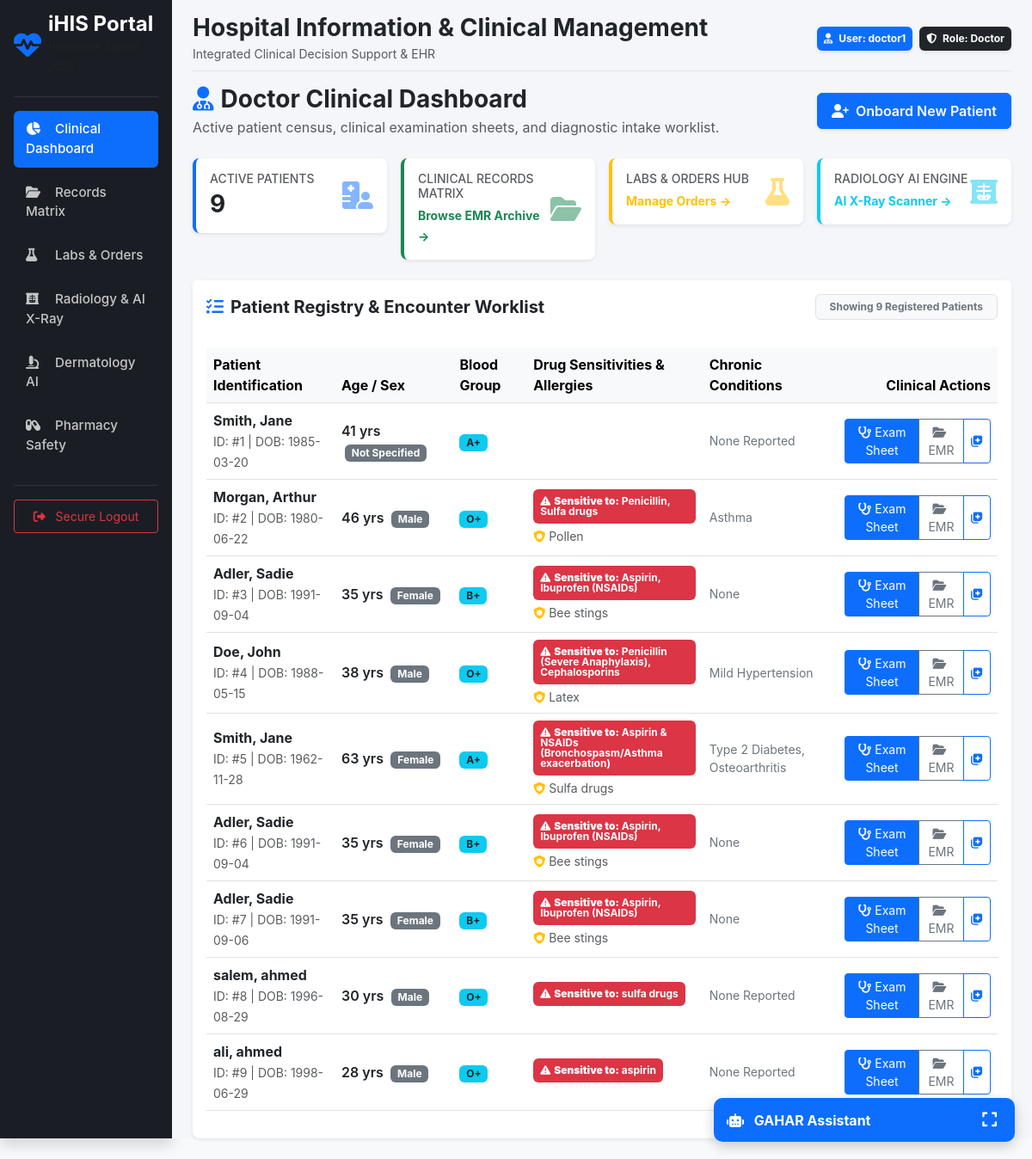
Screenshot of /portal/doctor (signed in) with the database file from the repository.
### models/user.py (models this page shows, shortened)
class User(db.Model, UserMixin):
    __tablename__ = 'users'
    id = db.Column(db.Integer, primary_key=True)
    username = db.Column(db.String(80), unique=True, nullable=False, index=True)
    email = db.Column(db.String(120), unique=True, nullable=False, index=True)
    password_hash = db.Column(db.String(128), nullable=False)
    role_id = db.Column(db.Integer, db.ForeignKey('roles.id'), nullable=False)
    role = db.relationship('Role', backref=db.backref('users', lazy=True))
    created_at = db.Column(db.DateTime, default=datetime.utcnow)
    updated_at = db.Column(db.DateTime, default=datetime.utcnow, onupdate=datetime.utcnow)
    is_deleted = db.Column(db.Boolean, default=False, nullable=False) # Soft-delete mechanism

class Role(db.Model):
    __tablename__ = 'roles'
    id = db.Column(db.Integer, primary_key=True)
    name = db.Column(db.String(50), unique=True, nullable=False, index=True) # e.g., 'Doctor', 'Patient'
    description = db.Column(db.String(255))

### models/patient.py (models this page shows)
class Patient(db.Model):
    __tablename__ = 'patients'
    id = db.Column(db.Integer, primary_key=True)
    user_id = db.Column(db.Integer, db.ForeignKey('users.id'), unique=True, nullable=False)
    first_name = db.Column(db.String(100), nullable=False)
    last_name = db.Column(db.String(100), nullable=False, index=True)
    date_of_birth = db.Column(db.Date, nullable=False)
    gender = db.Column(db.String(20), default='Not Specified')  # Male, Female, Other
    blood_type = db.Column(db.String(5))
    phone = db.Column(db.String(30), nullable=True)
    allergies = db.Column(db.Text)               # General allergies (e.g. latex, dust, peanuts)
    drug_sensitivities = db.Column(db.Text)      # Specific drug sensitivities & adverse reactions
    chronic_diseases = db.Column(db.Text)
    created_at = db.Column(db.DateTime, default=datetime.utcnow)
    updated_at = db.Column(db.DateTime, default=datetime.utcnow, onupdate=datetime.utcnow)
    is_deleted = db.Column(db.Boolean, default=False, nullable=False)
    user = db.relationship('User', backref=db.backref('patient_profile', uselist=False))
    vital_signs = db.relationship('VitalSigns', backref='patient', lazy=True, order_by='desc(VitalSigns.recorded_at)')
    medical_records = db.relationship('MedicalRecord', backref='patient', lazy=True, order_by='desc(MedicalRecord.created_at)')
    lab_orders = db.relationship('LabOrder', backref='patient', lazy=True, order_by='desc(LabOrder.created_at)')
    radiology_orders = db.relationship('RadiologyOrder', backref='patient', lazy=True, order_by='desc(RadiologyOrder.created_at)')
    prescriptions = db.relationship('Prescription', backref='patient', lazy=True, order_by='desc(Prescription.created_at)')
    @property
    def full_name(self):
        return f"{self.first_name} {self.last_name}"
    @property
    def age(self):
        if not self.date_of_birth:
            return "N/A"
        today = date.today()
        calculated_age = today.year - self.date_of_birth.year - ((today.month, today.day) < (self.date_of_birth.month, self.date_of_birth.day))
        return calculated_age

### routes/portals.py (the view)
@portals_bp.route('/doctor')
@login_required
@roles_required('Doctor')
def doctor_dashboard():
    active_patients = Patient.query.filter_by(is_deleted=False).all()
    return render_template('portals/doctor.html', patients=active_patients)

### app.py (called while the page is built)
@login_manager.user_loader
def load_user(user_id):
    from models.user import User
    return db.session.get(User, int(user_id))

### services/auth_helpers.py (called while the page is built)
def roles_required(*role_names):
    def decorator(f):
        @wraps(f)
        def decorated_function(*args, **kwargs):
            if not current_user.is_authenticated or current_user.role.name not in role_names:
                abort(403)
            return f(*args, **kwargs)
        return decorated_function
    return decorator

### templates/portals/doctor.html (shortened to what this page needs)
{% extends 'base.html' %}
{% block content %}
<div class="d-flex justify-content-between align-items-center mb-4">
    <div>
        <h3 class="fw-bold mb-1 text-dark"><i class="fa-solid fa-user-doctor text-primary me-2"></i>Doctor Clinical Dashboard</h3>
        <p class="text-muted mb-0">Active patient census, clinical examination sheets, and diagnostic intake worklist.</p>
    </div>
    <button class="btn btn-primary shadow-sm py-2 px-3 fw-semibold" data-bs-toggle="modal" data-bs-target="#addPatientModal">
        <i class="fa-solid fa-user-plus me-2"></i>Onboard New Patient
    </button>
</div>
<div class="row g-3 mb-4">
    <div class="col-md-3">
        <div class="card border-0 border-start border-primary border-4 shadow-sm p-3 bg-white">
            <div class="d-flex justify-content-between align-items-center">
                <div>
                    <h6 class="text-muted text-uppercase small mb-1">Active Patients</h6>
                    <h3 class="fw-bold mb-0 text-dark">{{ patients|length }}</h3>
                </div>
                <i class="fa-solid fa-hospital-user fa-2x text-primary opacity-50"></i>
            </div>
        </div>
    </div>
    <div class="col-md-3">
        <div class="card border-0 border-start border-success border-4 shadow-sm p-3 bg-white">
            <div class="d-flex justify-content-between align-items-center">
                <div>
                    <h6 class="text-muted text-uppercase small mb-1">Clinical Records Matrix</h6>
                    <a href="{{ url_for('clinical.records_matrix') }}" class="small fw-bold text-success text-decoration-none">
                        Browse EMR Archive &rarr;
                    </a>
                </div>
                <i class="fa-solid fa-folder-open fa-2x text-success opacity-50"></i>
            </div>
        </div>
    </div>
    <div class="col-md-3">
        <div class="card border-0 border-start border-warning border-4 shadow-sm p-3 bg-white">
            <div class="d-flex justify-content-between align-items-center">
                <div>
                    <h6 class="text-muted text-uppercase small mb-1">Labs & Orders Hub</h6>
                    <a href="{{ url_for('orders.orders_hub') }}" class="small fw-bold text-warning text-decoration-none">
                        Manage Orders &rarr;
                    </a>
                </div>
                <i class="fa-solid fa-flask fa-2x text-warning opacity-50"></i>
            </div>
        </div>
    </div>
    <div class="col-md-3">
        <div class="card border-0 border-start border-info border-4 shadow-sm p-3 bg-white">
            <div class="d-flex justify-content-between align-items-center">
                <div>
                    <h6 class="text-muted text-uppercase small mb-1">Radiology AI Engine</h6>
                    <a href="{{ url_for('radiology.interactive_scanner') }}" class="small fw-bold text-info text-decoration-none">
                        AI X-Ray Scanner &rarr;
                    </a>
                </div>
                <i class="fa-solid fa-x-ray fa-2x text-info opacity-50"></i>
            </div>
        </div>
    </div>
</div>
<div class="card border-0 shadow-sm">
    <div class="card-header bg-white border-0 py-3 d-flex justify-content-between align-items-center">
        <h5 class="mb-0 text-dark fw-bold">
            <i class="fa-solid fa-list-check me-2 text-primary"></i>Patient Registry & Encounter Worklist
        </h5>
        <span class="badge bg-light text-secondary border px-3 py-2">
            Showing {{ patients|length }} Registered Patients
        </span>
    </div>
    <div class="table-responsive p-3">
        <table class="table table-hover align-middle">
            <thead class="table-light text-secondary">
                <tr>
                    <th>Patient Identification</th>
                    <th>Age / Sex</th>
                    <th>Blood Group</th>
                    <th>Drug Sensitivities & Allergies</th>
                    <th>Chronic Conditions</th>
                    <th class="text-end">Clinical Actions</th>
                </tr>
            </thead>
            <tbody>
                {% if patients %}
                    {% for patient in patients %}
                    <tr>
                        <td>
                            <div class="fw-bold text-dark">{{ patient.last_name }}, {{ patient.first_name }}</div>
                            <small class="text-muted">ID: #{{ patient.id }} | DOB: {{ patient.date_of_birth }}</small>
                        </td>
                        <td>
                            <span class="fw-semibold text-dark">{{ patient.age }} yrs</span>
                            <span class="badge bg-secondary ms-1">{{ patient.gender or 'Not Specified' }}</span>
                        </td>
                        <td>
                            <span class="badge bg-info text-dark">{{ patient.blood_type or 'N/A' }}</span>
                        </td>
                        <td>
                            {% if patient.drug_sensitivities and patient.drug_sensitivities != 'None Known' and patient.drug_sensitivities != 'None Reported' %}
                                <div class="badge bg-danger text-wrap text-start p-2 mb-1" style="max-width: 220px;">
                                    <i class="fa-solid fa-triangle-exclamation me-1"></i><strong>Sensitive to:</strong> {{ patient.drug_sensitivities }}
                                </div>
                            {% endif %}
                            {% if patient.allergies and patient.allergies != 'None Reported' and patient.allergies != 'None' %}
                                <div class="small text-muted"><i class="fa-solid fa-shield-virus me-1 text-warning"></i>{{ patient.allergies }}</div>
                            {% endif %}
                        </td>
                        <td class="small text-secondary">
                            {{ patient.chronic_diseases or 'None Reported' }}
                        </td>
                        <td class="text-end">
                            <div class="btn-group btn-group-sm">
                                <a href="{{ url_for('clinical.examination_sheet', patient_id=patient.id) }}" class="btn btn-primary" title="Start Clinical Examination Sheet">
                                    <i class="fa-solid fa-stethoscope me-1"></i>Exam Sheet
                                </a>
                                <a href="{{ url_for('clinical.patient_records', patient_id=patient.id) }}" class="btn btn-outline-secondary" title="View Full Patient EMR">
                                    <i class="fa-solid fa-folder-open me-1"></i>EMR
                                </a>
                                <button class="btn btn-outline-primary" data-bs-toggle="modal" data-bs-target="#soapModal{{ patient.id }}" title="Add SOAP Progress Note">
                                    <i class="fa-solid fa-notes-medical"></i>
                                </button>
                            </div>
                        </td>
                    </tr>
                    {% endfor %}
                {% endif %}
            </tbody>
        </table>
    </div>
</div>
{% endblock %}

### templates/base.html (shortened to what this page needs)
<!DOCTYPE html>
<html lang="en">
<head>
    <link href="https://cdn.jsdelivr.net/npm/bootstrap@5.3.0/dist/css/bootstrap.min.css" rel="stylesheet">
    <link href="https://cdnjs.cloudflare.com/ajax/libs/font-awesome/6.4.0/css/all.min.css" rel="stylesheet">
</head>
<body>
    <div class="container-fluid">
        <div class="row">
            <nav class="col-md-3 col-lg-2 d-md-block sidebar collapse p-3 shadow">
                <div class="d-flex align-items-center mb-4 text-white text-decoration-none">
                    <i class="fa-solid fa-heart-pulse fa-2x me-2 text-primary"></i>
                    <div>
                        <span class="fs-4 fw-bold d-block lh-1">iHIS Portal</span>
                        <small class="text-muted" style="font-size: 0.75rem;">Healthcare System 2026</small>
                    </div>
                </div>
                <hr class="border-secondary">
                <ul class="nav nav-pills flex-column mb-auto">
                    <li class="nav-item">
                        <a href="/portal/doctor" class="nav-link {% if request.path == '/portal/doctor' %}active{% endif %}">
                            <i class="fa-solid fa-chart-pie me-2"></i> Clinical Dashboard
                        </a>
                    </li>
                    <li>
                        <a href="{{ url_for('clinical.records_matrix') }}" class="nav-link {% if '/clinical/records' in request.path or '/clinical/patient' in request.path or '/clinical/examination' in request.path %}active{% endif %}">
                            <i class="fa-solid fa-folder-open me-2"></i> Records Matrix
                        </a>
                    </li>
                    <li>
                        <a href="{{ url_for('orders.orders_hub') }}" class="nav-link {% if '/orders' in request.path %}active{% endif %}">
                            <i class="fa-solid fa-flask me-2"></i> Labs & Orders
                        </a>
                    </li>
                    <li>
                        <a href="{{ url_for('radiology.dashboard') }}" class="nav-link {% if '/radiology' in request.path %}active{% endif %}">
                            <i class="fa-solid fa-x-ray me-2"></i> Radiology & AI X-Ray
                        </a>
                    </li>
                    <li>
                        <a href="{{ url_for('dermatology.analyze_lesion') }}" class="nav-link {% if '/dermatology' in request.path %}active{% endif %}">
                            <i class="fa-solid fa-microscope me-2"></i> Dermatology AI
                        </a>
                    </li>
                    <li>
                        <a href="/pharmacy/review" class="nav-link {% if '/pharmacy' in request.path %}active{% endif %}">
                            <i class="fa-solid fa-capsules me-2"></i> Pharmacy Safety
                        </a>
                    </li>
                </ul>
                <hr class="border-secondary">
                <div class="dropdown">
                    <a href="{{ url_for('auth.logout') }}" class="btn btn-outline-danger w-100 btn-sm py-2">
                        <i class="fa-solid fa-right-from-bracket me-2"></i> Secure Logout
                    </a>
                </div>
            </nav>
            <main class="col-md-9 ms-sm-auto col-lg-10 px-md-4 main-content">
                <div class="d-flex justify-content-between flex-wrap flex-md-nowrap align-items-center pt-3 pb-2 mb-3 border-bottom">
                    <div>
                        <h2 class="h3 text-dark fw-bold mb-0">Hospital Information & Clinical Management</h2>
                        <small class="text-muted">Integrated Clinical Decision Support & EHR</small>
                    </div>
                    <div class="d-flex align-items-center">
                        <div class="badge bg-primary p-2 shadow-sm me-2">
                            <i class="fa-solid fa-user-doctor me-1"></i> User: {{ current_user.username }}
                        </div>
                        <div class="badge bg-dark p-2 shadow-sm">
                            <i class="fa-solid fa-shield-halved me-1"></i> Role: {{ current_user.role.name }}
                        </div>
                    </div>
                </div>
                {% block content %}{% endblock %}
            </main>
        </div>
    </div>
    {% include 'rag_widget.html' %}
</body>
</html>

### templates/base.html (style rules this page uses)
body { overflow-x: hidden; background-color: #f8f9fa; font-family: -apple-system, BlinkMacSystemFont, "Segoe UI", Roboto, "Helvetica Neue", Arial, sans-serif; }
.sidebar { min-height: 100vh; background: #1a1e24; color: white; transition: all 0.3s; }
.sidebar .nav-link { color: rgba(255,255,255,0.75); margin-bottom: 8px; border-radius: 6px; padding: 10px 14px; font-weight: 500; font-size: 0.95rem; }
.sidebar .nav-link:hover, .sidebar .nav-link.active { color: white; background: #0d6efd; }
.sidebar .nav-link i { width: 22px; }
.main-content { min-height: 100vh; background-color: #f4f6f9; }
.card { border-radius: 8px; }

### rows the page displays
User: username "doctor1"
Role: role.name "Doctor"
Patient: last_name "Smith", first_name "Jane", id "1", date_of_birth "1985-03-20", age "41", gender "Not Specified", blood_type "A+", chronic_diseases "None Reported"
Patient: last_name "Morgan", first_name "Arthur", id "2", date_of_birth "1980-06-22", age "46", gender "Male", blood_type "O+", drug_sensitivities "Penicillin, Sulfa drugs", allergies "Pollen", chronic_diseases "Asthma"
Patient: last_name "Adler", first_name "Sadie", id "3", date_of_birth "1991-09-04", age "35", gender "Female", blood_type "B+", drug_sensitivities "Aspirin, Ibuprofen (NSAIDs)", allergies "Bee stings", chronic_diseases "None"
Patient: last_name "Doe", first_name "John", id "4", date_of_birth "1988-05-15", age "38", gender "Male", blood_type "O+", drug_sensitivities "Penicillin (Severe Anaphylaxis), Cephalosporins", allergies "Latex", chronic_diseases "Mild Hypertension"
Patient: last_name "Smith", first_name "Jane", id "5", date_of_birth "1962-11-28", age "63", gender "Female", blood_type "A+", drug_sensitivities "Aspirin & NSAIDs (Bronchospasm/Asthma exacerbation)", allergies "Sulfa drugs", chronic_diseases "Type 2 Diabetes, Osteoarthritis"
Patient: last_name "Adler", first_name "Sadie", id "6", date_of_birth "1991-09-04", age "35", gender "Female", blood_type "B+", drug_sensitivities "Aspirin, Ibuprofen (NSAIDs)", allergies "Bee stings", chronic_diseases "None"
Patient: last_name "Adler", first_name "Sadie", id "7", date_of_birth "1991-09-06", age "35", gender "Female", blood_type "B+", drug_sensitivities "Aspirin, Ibuprofen (NSAIDs)", allergies "Bee stings", chronic_diseases "None"
Patient: last_name "salem", first_name "ahmed", id "8", date_of_birth "1996-08-29", age "30", gender "Male", blood_type "O+", drug_sensitivities "sulfa drugs", chronic_diseases "None Reported"
Patient: last_name "ali", first_name "ahmed", id "9", date_of_birth "1998-06-29", age "28", gender "Male", blood_type "O+", drug_sensitivities "aspirin", chronic_diseases "None Reported"

### other values shown
{{ patients|length }} "9"
